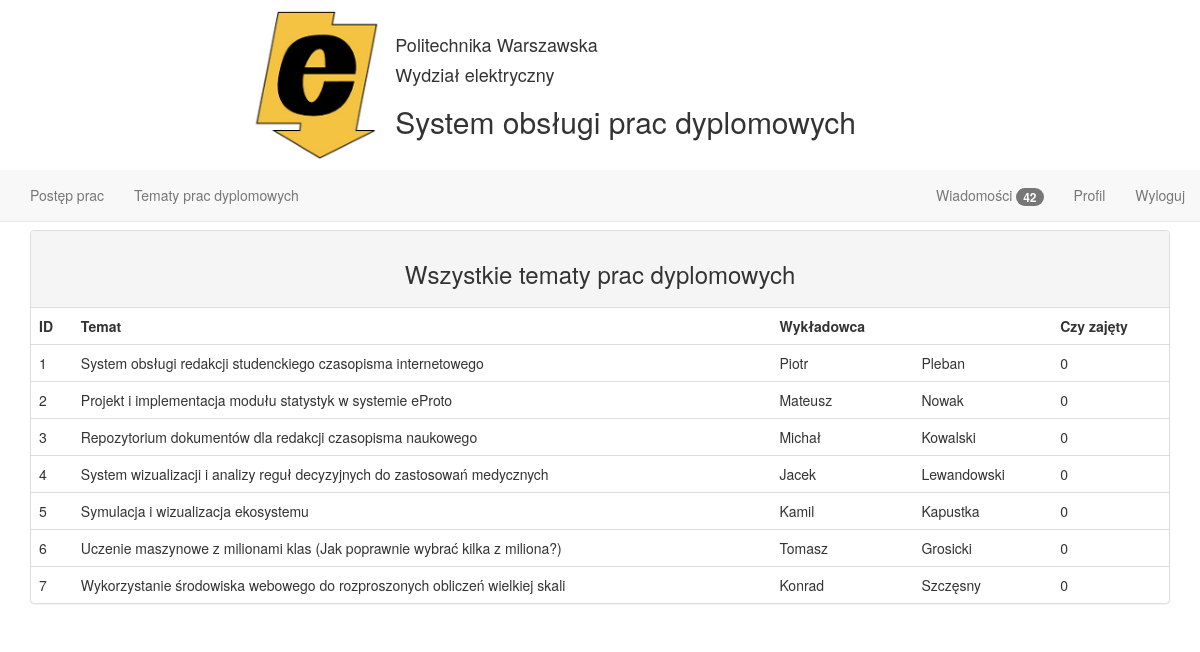
/student_subjects, run on an earlier commit of the app's database.
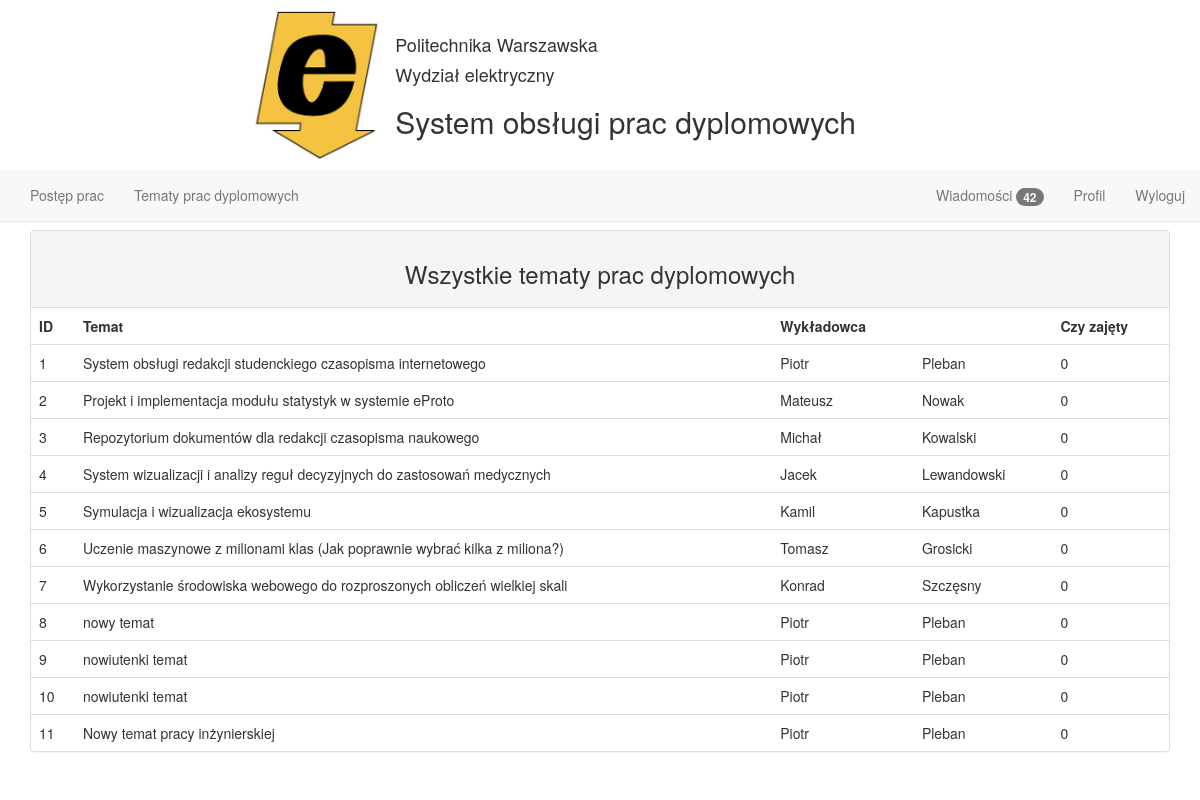
And on a later commit of the database.
### tables this page shows
CREATE TABLE temat_pracy(
  id_tematu INTEGER PRIMARY KEY AUTOINCREMENT,
  id_wykladowca INTEGER,
  temat TEXT NOT NULL,
  czy_zajety INTEGER,
  FOREIGN KEY (id_wykladowca) REFERENCES wykladowca(id_wykladowcy)
);

CREATE TABLE wykladowca(
  id_wykladowcy INTEGER PRIMARY KEY AUTOINCREMENT,
  imie TEXT NOT NULL,
  nazwisko TEXT NOT NULL,
  email TEXT NOT NULL,
  haslo TEXT NOT NULL
);

### main.py (the view)
@app.route('/student_subjects')
def student_subjects():
    cur = g.db.execute(
        'SELECT temat_pracy.id_tematu, temat_pracy.temat, temat_pracy.czy_zajety, wykladowca.imie, wykladowca.nazwisko FROM temat_pracy INNER JOIN wykladowca ON temat_pracy.id_wykladowca=wykladowca.id_wykladowcy;')
    subjects = [dict(id=row[0], temat=row[1], czy_zajety=row[2], imie=row[3], nazwisko=row[4]) for row in
                cur.fetchall()]
    return render_template('student_subjects.html', subjects=subjects)

### main.py (called while the page is built)
def connect_db():
    return sqlite3.connect(app.config['DATABASE'])

@app.before_request
def before_request():
    g.db = connect_db()

@app.teardown_request
def teardown_request(exception):
    db = getattr(g, 'db', None)
    if db is not None:
        db.close()

### templates/student_subjects.html
{% extends "student_layout.html" %} {% block main %}
    <div class="panel panel-default">
        <div class="panel-heading text-center"><h3>Wszystkie tematy prac dyplomowych</h3></div>
        <table class="table">
            <thead>
            <tr>
                <td>ID</td>
                <td>Temat</td>
                <td>Wykładowca</td>
                <td></td>
                <td>Czy zajęty</td>
            </tr>
            </thead>
            <tbody>
            {% for subjects in subjects %}
                <tr>
                    <td>{{ subjects.id }}</td>
                    <td>{{ subjects.temat }}</td>
                    <td>{{ subjects.imie }}</td>
                    <td>{{ subjects.nazwisko }}</td>
                    <td>{{ subjects.czy_zajety }}</td>
                </tr>
            {% endfor %}
            </tbody>
        </table>
    </div>
{% endblock %}

What changed in the data, as far as the page shows it:
added temat_pracy: id "8", temat "nowy temat", imie "Piotr", nazwisko "Pleban", czy_zajety "0"
added temat_pracy: id "9", temat "nowiutenki temat", imie "Piotr", nazwisko "Pleban", czy_zajety "0"
added temat_pracy: id "10", temat "nowiutenki temat", imie "Piotr", nazwisko "Pleban", czy_zajety "0"
added temat_pracy: id "11", temat "Nowy temat pracy inżynierskiej", imie "Piotr", nazwisko "Pleban", czy_zajety "0"
